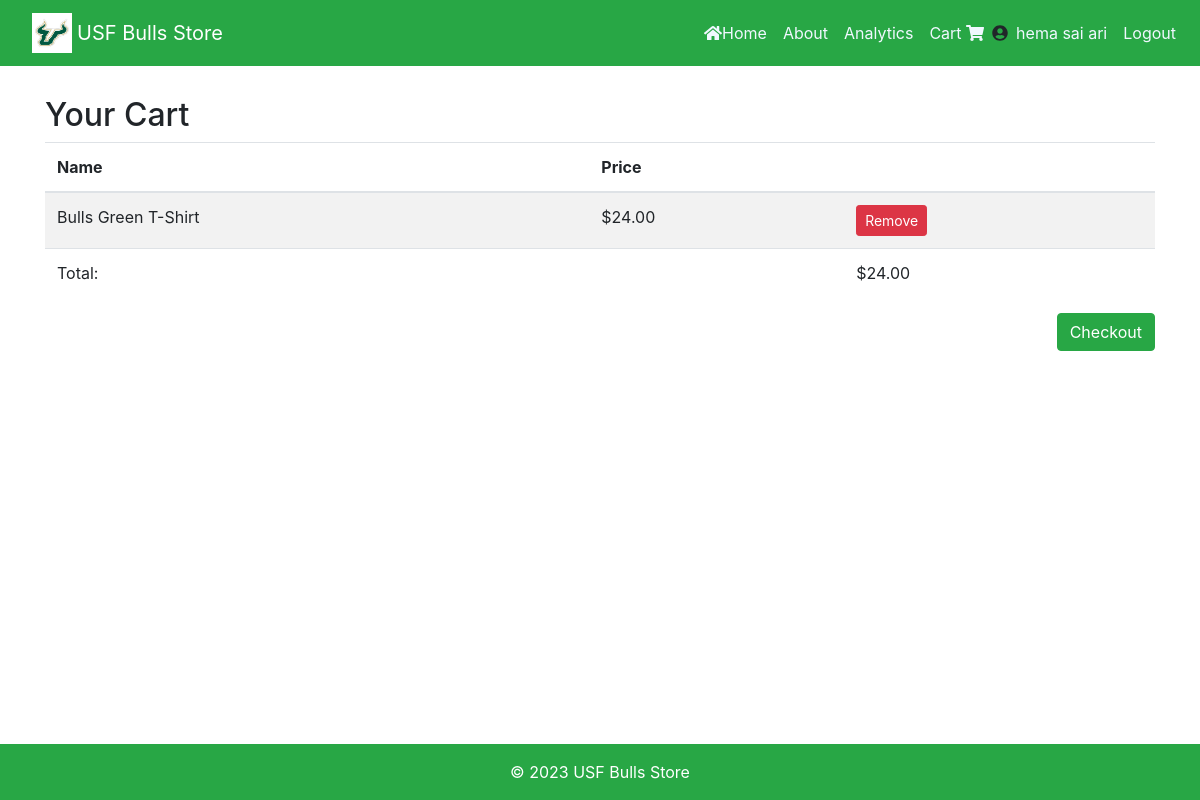
/cart (signed in), run on the app's committed database.
### tables this page shows
CREATE TABLE Customer ( id INTEGER PRIMARY KEY, firstName TEXT not null, lastName text not null, phone text not null, address text not null, email TEXT NOT NULL, password TEXT NOT NULL);

CREATE TABLE Cart (id INTEGER PRIMARY KEY, customer_id INTEGER, productName TEXT, originalPrice REAL, productPrice REAL, productImage TEXT, FOREIGN KEY(customer_id) REFERENCES Customer(id));

### app.py (the view)
@app.route('/cart')
def cart():
    user_info = session.get('user_info')
    if user_info:
        sqlite_connection = sqlite3.connect("shopping.db")
        sqlite_cursor = sqlite_connection.cursor()
        sqlite_cursor.execute('SELECT * FROM Customer WHERE id = ? ', (int(user_info), ))
        user = sqlite_cursor.fetchone()
        sqlite_cursor.execute("select * from Cart where customer_id = ?", (int(user_info), ))
        cart_items = sqlite_cursor.fetchall()
        total_price = sum(item[4] for item in cart_items)
        return render_template('cart.html', logged_in=True, user=user, cart_items = cart_items, total_price = total_price)
    return redirect('/signin')

### templates/cart.html (shortened to what this page needs)
<!DOCTYPE html>
<html>
  <head>
    <link
      rel="stylesheet"
      href="https://maxcdn.bootstrapcdn.com/bootstrap/4.0.0/css/bootstrap.min.css"
    />
    <link
      rel="stylesheet"
      href="https://cdnjs.cloudflare.com/ajax/libs/font-awesome/5.15.3/css/all.min.css"
    />
  </head>
  <body>
    <nav class="navbar navbar-expand-md navbar-dark bg-success fixed-top">
      <img
        class="logo"
        src="{{ url_for('static', filename='./images/USF-logo.jpg') }}"
        alt="logo"
      />
      <a class="navbar-brand" href="/">USF Bulls Store</a>
      <div class="collapse navbar-collapse" id="navbarNav">
        <ul class="navbar-nav ml-auto">
          <li class="nav-item">
            <a class="nav-link" href="/"><i class="fa fa-home"></i>Home</a>
          </li>
          <li class="nav-item">
            <a class="nav-link" href="/about">About</a>
          </li>
          <li class="nav-item">
            <a class="nav-link" href="/analytics">Analytics</a>
          </li>
          <li class="nav-item">
            <a class="nav-link cart" href="/cart">
              Cart <i class="fas fa-shopping-cart"></i>
            </a>
          </li>
          {% if 'user_info' in session %}
          <li class="nav-item">
            <i class="fa fa-user-circle"></i>
            <a class="nav-link">{{user[1]}}{{" "}}{{user[2]}}</a>
          </li>
          <li class="nav-item">
            <a class="nav-link" href="{{ url_for('logout') }}" class="nav-link"
              >Logout</a
            >
          </li>
          {% endif %}
        </ul>
      </div>
    </nav>
    <section class="container mt-5 pt-5 content">
      <h2>Your Cart</h2>
      <table class="table table-striped">
        <thead>
          <tr>
            <th>Name</th>
            <th>Price</th>
            <th></th>
          </tr>
        </thead>
        <tbody>
          {% for item in cart_items %} {% if loop.index is odd %}
          <tr>
            {% else %}
          </tr>
          <tr class="bg-light">
            {% endif %}
            <td>{{ item[2] }}</td>
            <td>${{ item[4] }}0</td>
            <td>
              <form action="/remove_item" method="POST">
                <button
                  type="submit"
                  class="btn btn-danger btn-sm remove-btn"
                  data-index="item[0]"
                >
                  Remove
                </button>
              </form>
            </td>
          </tr>
          {% endfor %}
          <tr>
            <td colspan="2">Total:</td>
            <td>${{ total_price }}0</td>
          </tr>
        </tbody>
      </table>
      <div class="checkout-btn-container d-flex justify-content-end mt-3">
          <button
            type="submit"
            class="btn btn-success"
            id="checkout-btn"
            data-toggle="modal"
            data-target="#invoiceModal"
          >
            Checkout
          </button>
      </div>
    </section>
    <footer class="bg-success py-3">
      <div class="container text-center">
        <p class="mb-0 text-white">&copy; 2023 USF Bulls Store</p>
      </div>
    </footer>
  </body>
</html>

### templates/cart.html (style rules this page uses)
body { display: flex; flex-direction: column; min-height: 100vh; }
.content { flex: 1; }
.nav-item { display: flex; align-items: center; }
.logo { float: left; height: 50px; padding: 5px 5px 5px 16px; }
.navbar-dark .navbar-nav .nav-link { color: aliceblue; }

### data on the page
Customer: firstName "hema sai", lastName "ari"
Cart: productName "Bulls Green T-Shirt", productPrice "24.0"

### other printed values
{{ total_price }} "24.0"
